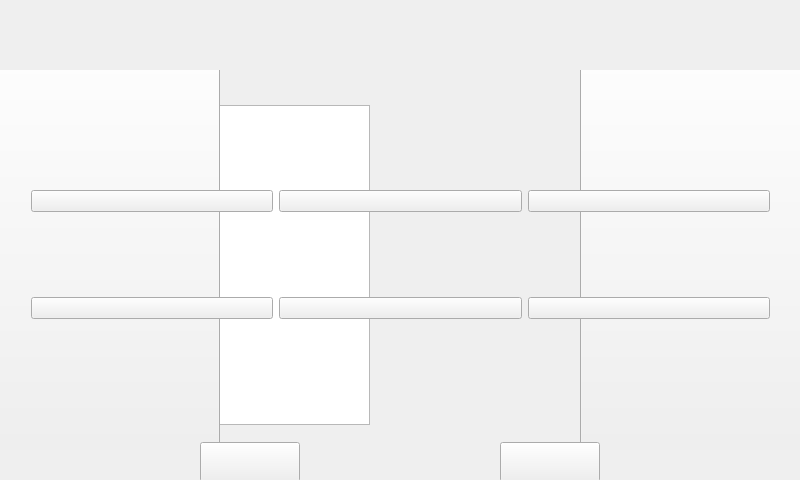
<?xml version="1.0" encoding="UTF-8"?>
<ui version="4.0">
 <class>demoembarcados</class>
 <widget class="QMainWindow" name="demoembarcados">
  <property name="geometry">
   <rect>
    <x>0</x>
    <y>0</y>
    <width>800</width>
    <height>480</height>
   </rect>
  </property>
  <property name="maximumSize">
   <size>
    <width>800</width>
    <height>480</height>
   </size>
  </property>
  <property name="windowTitle">
   <string>demoembarcados</string>
  </property>
  <property name="autoFillBackground">
   <bool>false</bool>
  </property>
  <widget class="QWidget" name="centralWidget">
   <property name="maximumSize">
    <size>
     <width>800</width>
     <height>480</height>
    </size>
   </property>
   <widget class="QLabel" name="label">
    <property name="geometry">
     <rect>
      <x>0</x>
      <y>0</y>
      <width>800</width>
      <height>70</height>
     </rect>
    </property>
    <property name="text">
     <string/>
    </property>
    <property name="pixmap">
     <pixmap>../../CameraExample/CameraExample/Toradex.png</pixmap>
    </property>
   </widget>
   <widget class="QLabel" name="label_2">
    <property name="geometry">
     <rect>
      <x>0</x>
      <y>445</y>
      <width>800</width>
      <height>48</height>
     </rect>
    </property>
    <property name="text">
     <string/>
    </property>
    <property name="pixmap">
     <pixmap>../../CameraExample/CameraExample/Toradex_Down.png</pixmap>
    </property>
   </widget>
   <widget class="QLabel" name="label_3">
    <property name="geometry">
     <rect>
      <x>24</x>
      <y>12</y>
      <width>211</width>
      <height>48</height>
     </rect>
    </property>
    <property name="text">
     <string/>
    </property>
    <property name="pixmap">
     <pixmap>../../CameraExample/CameraExample/toradex-logo-white.png</pixmap>
    </property>
   </widget>
   <widget class="QWidget" name="menuWidget" native="true">
    <property name="geometry">
     <rect>
      <x>0</x>
      <y>70</y>
      <width>800</width>
      <height>380</height>
     </rect>
    </property>
    <property name="autoFillBackground">
     <bool>false</bool>
    </property>
    <widget class="QWidget" name="">
     <property name="geometry">
      <rect>
       <x>20</x>
       <y>30</y>
       <width>761</width>
       <height>311</height>
      </rect>
     </property>
     <layout class="QGridLayout" name="gridLayout">
      <item row="0" column="0">
       <widget class="QPushButton" name="btnvf50">
        <property name="focusPolicy">
         <enum>Qt::NoFocus</enum>
        </property>
        <property name="icon">
         <iconset>
          <normaloff>colibri-vf50.jpg</normaloff>colibri-vf50.jpg</iconset>
        </property>
        <property name="iconSize">
         <size>
          <width>200</width>
          <height>200</height>
         </size>
        </property>
       </widget>
      </item>
      <item row="0" column="1">
       <widget class="QPushButton" name="btnvf61">
        <property name="focusPolicy">
         <enum>Qt::NoFocus</enum>
        </property>
        <property name="text">
         <string/>
        </property>
        <property name="icon">
         <iconset>
          <normaloff>colibri-vf61.jpg</normaloff>colibri-vf61.jpg</iconset>
        </property>
        <property name="iconSize">
         <size>
          <width>200</width>
          <height>200</height>
         </size>
        </property>
       </widget>
      </item>
      <item row="0" column="2">
       <widget class="QPushButton" name="btnimx6s">
        <property name="focusPolicy">
         <enum>Qt::NoFocus</enum>
        </property>
        <property name="text">
         <string/>
        </property>
        <property name="icon">
         <iconset>
          <normaloff>colibri-imx6s.jpg</normaloff>colibri-imx6s.jpg</iconset>
        </property>
        <property name="iconSize">
         <size>
          <width>200</width>
          <height>200</height>
         </size>
        </property>
       </widget>
      </item>
      <item row="1" column="0">
       <widget class="QPushButton" name="btnimx6dl">
        <property name="focusPolicy">
         <enum>Qt::NoFocus</enum>
        </property>
        <property name="text">
         <string/>
        </property>
        <property name="icon">
         <iconset>
          <normaloff>colibri-imx6dl.jpg</normaloff>colibri-imx6dl.jpg</iconset>
        </property>
        <property name="iconSize">
         <size>
          <width>200</width>
          <height>200</height>
         </size>
        </property>
       </widget>
      </item>
      <item row="1" column="1">
       <widget class="QPushButton" name="btnt20">
        <property name="focusPolicy">
         <enum>Qt::NoFocus</enum>
        </property>
        <property name="text">
         <string/>
        </property>
        <property name="icon">
         <iconset>
          <normaloff>colibri-t20.jpg</normaloff>colibri-t20.jpg</iconset>
        </property>
        <property name="iconSize">
         <size>
          <width>200</width>
          <height>200</height>
         </size>
        </property>
       </widget>
      </item>
      <item row="1" column="2">
       <widget class="QPushButton" name="btnt30">
        <property name="focusPolicy">
         <enum>Qt::NoFocus</enum>
        </property>
        <property name="text">
         <string/>
        </property>
        <property name="icon">
         <iconset>
          <normaloff>colibri-t30.jpg</normaloff>colibri-t30.jpg</iconset>
        </property>
        <property name="iconSize">
         <size>
          <width>200</width>
          <height>200</height>
         </size>
        </property>
       </widget>
      </item>
     </layout>
    </widget>
   </widget>
   <widget class="QPushButton" name="btnBack">
    <property name="geometry">
     <rect>
      <x>200</x>
      <y>442</y>
      <width>100</width>
      <height>40</height>
     </rect>
    </property>
    <property name="focusPolicy">
     <enum>Qt::NoFocus</enum>
    </property>
    <property name="text">
     <string/>
    </property>
    <property name="icon">
     <iconset>
      <normaloff>arrowleft.png</normaloff>arrowleft.png</iconset>
    </property>
    <property name="iconSize">
     <size>
      <width>30</width>
      <height>30</height>
     </size>
    </property>
   </widget>
   <widget class="QPushButton" name="btnHome">
    <property name="geometry">
     <rect>
      <x>500</x>
      <y>442</y>
      <width>100</width>
      <height>40</height>
     </rect>
    </property>
    <property name="focusPolicy">
     <enum>Qt::NoFocus</enum>
    </property>
    <property name="text">
     <string/>
    </property>
    <property name="icon">
     <iconset>
      <normaloff>home_btn.png</normaloff>home_btn.png</iconset>
    </property>
    <property name="iconSize">
     <size>
      <width>30</width>
      <height>30</height>
     </size>
    </property>
   </widget>
   <widget class="QWidget" name="mainWidget" native="true">
    <property name="geometry">
     <rect>
      <x>0</x>
      <y>70</y>
      <width>800</width>
      <height>380</height>
     </rect>
    </property>
    <widget class="QLabel" name="Modulo">
     <property name="geometry">
      <rect>
       <x>390</x>
       <y>90</y>
       <width>355</width>
       <height>193</height>
      </rect>
     </property>
     <property name="text">
      <string/>
     </property>
     <property name="scaledContents">
      <bool>true</bool>
     </property>
    </widget>
    <widget class="QPushButton" name="pushbtLeft">
     <property name="geometry">
      <rect>
       <x>-180</x>
       <y>-60</y>
       <width>400</width>
       <height>480</height>
      </rect>
     </property>
     <property name="focusPolicy">
      <enum>Qt::NoFocus</enum>
     </property>
     <property name="text">
      <string/>
     </property>
     <property name="icon">
      <iconset>
       <normaloff>../../../fotos/arrowleft.png</normaloff>../../../fotos/arrowleft.png</iconset>
     </property>
     <property name="iconSize">
      <size>
       <width>30</width>
       <height>30</height>
      </size>
     </property>
    </widget>
    <widget class="QPushButton" name="pushbtRight">
     <property name="geometry">
      <rect>
       <x>580</x>
       <y>-60</y>
       <width>400</width>
       <height>480</height>
      </rect>
     </property>
     <property name="focusPolicy">
      <enum>Qt::NoFocus</enum>
     </property>
     <property name="contextMenuPolicy">
      <enum>Qt::DefaultContextMenu</enum>
     </property>
     <property name="styleSheet">
      <string notr="true"/>
     </property>
     <property name="text">
      <string/>
     </property>
     <property name="icon">
      <iconset>
       <normaloff>../../../fotos/arrow.png</normaloff>../../../fotos/arrow.png</iconset>
     </property>
     <property name="iconSize">
      <size>
       <width>30</width>
       <height>30</height>
      </size>
     </property>
    </widget>
    <widget class="QTextEdit" name="txtSpecs">
     <property name="geometry">
      <rect>
       <x>50</x>
       <y>35</y>
       <width>320</width>
       <height>320</height>
      </rect>
     </property>
     <property name="autoFillBackground">
      <bool>true</bool>
     </property>
     <property name="styleSheet">
      <string notr="true"/>
     </property>
     <property name="autoFormatting">
      <set>QTextEdit::AutoNone</set>
     </property>
     <property name="tabChangesFocus">
      <bool>false</bool>
     </property>
     <property name="lineWrapColumnOrWidth">
      <number>0</number>
     </property>
     <property name="readOnly">
      <bool>true</bool>
     </property>
     <property name="html">
      <string>&lt;!DOCTYPE HTML PUBLIC &quot;-//W3C//DTD HTML 4.0//EN&quot; &quot;http://www.w3.org/TR/REC-html40/strict.dtd&quot;&gt;
&lt;html&gt;&lt;head&gt;&lt;meta name=&quot;qrichtext&quot; content=&quot;1&quot; /&gt;&lt;style type=&quot;text/css&quot;&gt;
p, li { white-space: pre-wrap; }
&lt;/style&gt;&lt;/head&gt;&lt;body style=&quot; font-family:'Ubuntu'; font-size:11pt; font-weight:400; font-style:normal;&quot;&gt;
&lt;p align=&quot;center&quot; style=&quot;-qt-paragraph-type:empty; margin-top:0px; margin-bottom:0px; margin-left:0px; margin-right:0px; -qt-block-indent:0; text-indent:0px;&quot;&gt;&lt;br /&gt;&lt;/p&gt;&lt;/body&gt;&lt;/html&gt;</string>
     </property>
    </widget>
    <zorder>Modulo</zorder>
    <zorder>txtSpecs</zorder>
    <zorder>pushbtLeft</zorder>
    <zorder>pushbtRight</zorder>
    <zorder>menuWidget</zorder>
   </widget>
   <zorder>mainWidget</zorder>
   <zorder>menuWidget</zorder>
   <zorder>label_2</zorder>
   <zorder>label</zorder>
   <zorder>label_3</zorder>
   <zorder>btnBack</zorder>
   <zorder>btnHome</zorder>
  </widget>
 </widget>
 <layoutdefault spacing="6" margin="11"/>
 <resources/>
 <connections/>
</ui>
